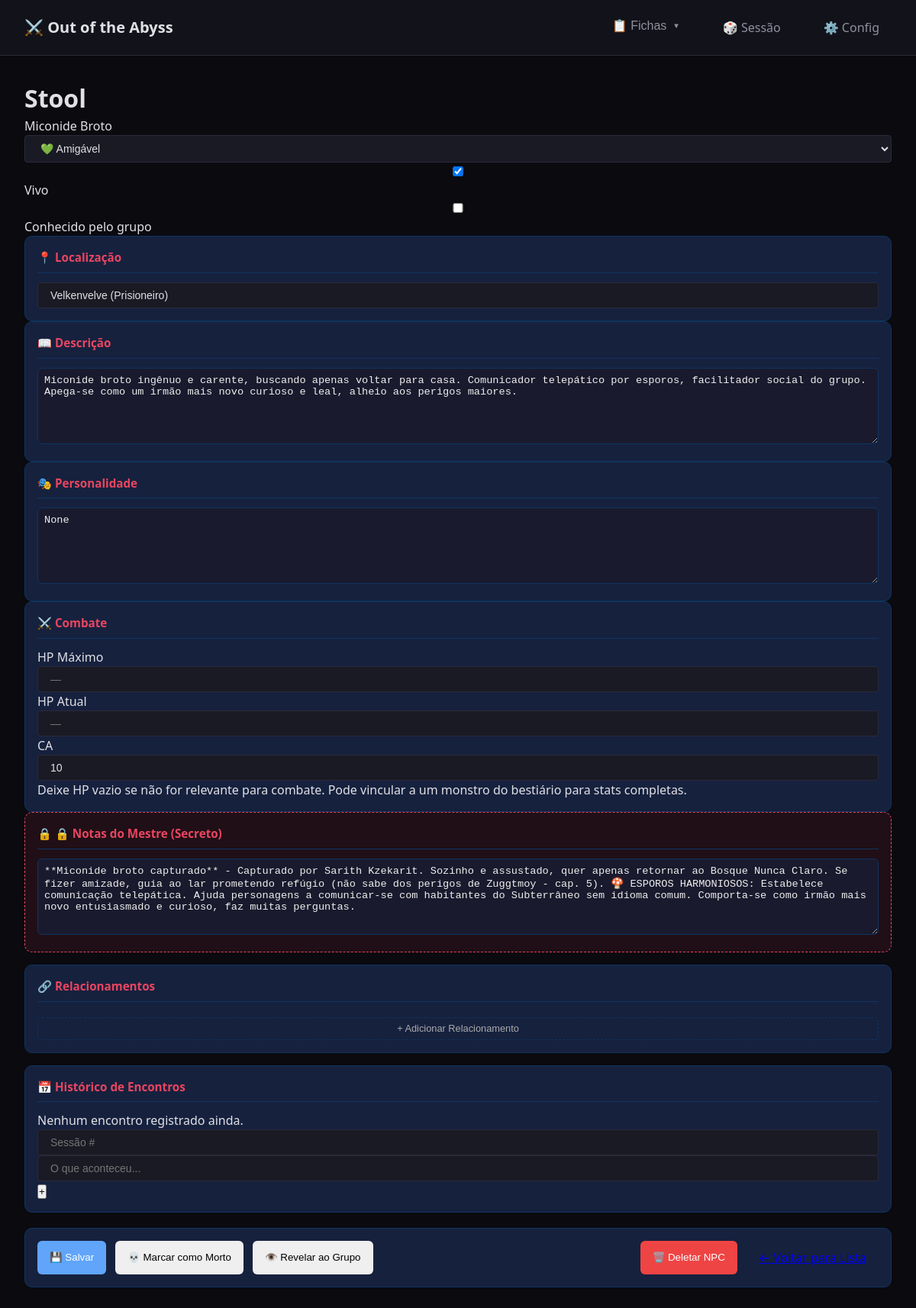
Screenshot of /fichas/npc/20 with the database file from the repository.
### tables this page shows
CREATE TABLE npcs (
                id INTEGER PRIMARY KEY AUTOINCREMENT,
                nome TEXT NOT NULL,
                titulo TEXT,
                raca TEXT,
                classe TEXT,
                ocupacao TEXT,
                localizacao TEXT,
                descricao TEXT,
                personalidade TEXT,
                
                -- Combate
                hp_maximo INTEGER,
                hp_atual INTEGER,
                ca INTEGER DEFAULT 10,
                monstro_id INTEGER,
                
                -- Relacionamentos (alinhamento com o grupo)
                alinhamento TEXT DEFAULT 'neutro',  -- amigável, indiferente, hostil
                aliado INTEGER DEFAULT 0,
                hostil INTEGER DEFAULT 0,
                neutro INTEGER DEFAULT 1,
                
                -- Status
                vivo INTEGER DEFAULT 1,
                conhecido INTEGER DEFAULT 0,
                
                imagem TEXT,
                notas TEXT,
                
                criado_em TEXT DEFAULT CURRENT_TIMESTAMP,
                atualizado_em TEXT DEFAULT CURRENT_TIMESTAMP, observacoes TEXT, atributos TEXT, segredo TEXT, acoes TEXT,
                
                FOREIGN KEY (monstro_id) REFERENCES monstros(id)
            );

### app/routes/fichas.py (the view)
@fichas_bp.route('/npc/<int:id>')
def ver_npc(id):
    npc = NPCRepository.get_by_id(id)
    if not npc:
        return render_template('erro.html', mensagem='NPC não encontrado'), 404
    return render_template('fichas/npc.html', npc=npc)

### app/modulos/database.py (called while the page is built)
@contextmanager
def get_connection():
    conn = sqlite3.connect(DB_PATH)
    conn.row_factory = sqlite3.Row  # Retorna dicts ao invés de tuples
    conn.execute("PRAGMA foreign_keys = ON")  # Habilita foreign keys
    conn.execute("PRAGMA journal_mode = WAL")  # Write-Ahead Logging (mais rápido)
    conn.execute("PRAGMA synchronous = NORMAL")  # Balance entre segurança e velocidade
    try:
        yield conn
        conn.commit()
    except Exception as e:
        conn.rollback()
        raise e
    finally:
        conn.close()

def dict_from_row(row) -> Optional[Dict]:
    if row is None:
        return None
    return dict(row)

def json_loads_safe(data: str, default=None):
    if data is None:
        return default
    try:
        return json.loads(data)
    except:
        return default

    @classmethod
    def get_by_id(cls, id: int) -> Optional[Dict]:
        with get_connection() as conn:
            cursor = conn.execute(f"SELECT * FROM {cls.table_name} WHERE id = ?", (id,))
            row = cursor.fetchone()
            return dict_from_row(row)

### app/modulos/repositories.py (called while the page is built)
    @classmethod
    def _parse_json_fields(cls, data: Dict) -> None:
        json_fields = ['atributos', 'acoes']
        for field in json_fields:
            if field in data and data[field]:
                data[field] = json_loads_safe(data[field], default=[])

    @classmethod
    def get_by_id(cls, id: int) -> Optional[Dict]:
        data = super().get_by_id(id)
        if data:
            cls._parse_json_fields(data)
        return data

### templates/fichas/npc.html (shortened to what this page needs)
{% extends "base.html" %}
{% block extra_css %}
<link rel="stylesheet" href="{{ url_for('static', filename='css/fichas.css') }}">
{% endblock %}
{% block content %}
<div class="ficha-npc-container">
    <header class="ficha-npc-header">
        <div class="npc-info-principal">
            <h1 class="npc-nome" data-campo="nome" contenteditable="true">{{ npc.nome if npc else 'Nome do NPC' }}</h1>
            <p class="npc-subtitulo">
                <span data-campo="raca" contenteditable="true">{{ npc.raca if npc else 'Raça' }}</span>
            </p>
        </div>
        <div class="npc-status-container">
            <select class="status-select" data-campo="alinhamento">
                <option value="amigavel" {{ 'selected' if npc and npc.alinhamento == 'amigavel' else '' }}>💚 Amigável</option>
            </select>
            <label class="checkbox-vivo">
                <input type="checkbox" data-campo="vivo" {{ 'checked' if not npc or npc.vivo else '' }}>
                Vivo
            </label>
            <label class="checkbox-conhecido">
                <input type="checkbox" data-campo="conhecido" {{ 'checked' if npc and npc.conhecido else '' }}>
                Conhecido pelo grupo
            </label>
        </div>
    </header>
    <div class="ficha-npc-body">
        <div class="coluna-esquerda">
            <div class="bloco localizacao">
                <h3>📍 Localização</h3>
                <input type="text" class="input-full" data-campo="localizacao" value="{{ npc.localizacao if npc else '' }}" placeholder="Onde este NPC está atualmente?">
            </div>
            <div class="bloco descricao">
                <h3>📖 Descrição</h3>
                <textarea class="texto-area" data-campo="descricao" placeholder="Aparência, comportamento, primeira impressão...">{{ npc.descricao if npc else '' }}</textarea>
            </div>
            <div class="bloco personalidade-npc">
                <h3>🎭 Personalidade</h3>
                <textarea class="texto-area" data-campo="personalidade" placeholder="Como o NPC age, fala, o que motiva ele...">{{ npc.personalidade if npc else '' }}</textarea>
            </div>
            <div class="bloco stats-combate">
                <h3>⚔️ Combate</h3>
                <div class="stats-grid">
                    <div class="stat-item">
                        <label>HP Máximo</label>
                        <input type="number" data-campo="hp_maximo" value="{{ npc.hp_maximo if npc and npc.hp_maximo else '' }}" placeholder="—">
                    </div>
                    <div class="stat-item">
                        <label>HP Atual</label>
                        <input type="number" data-campo="hp_atual" value="{{ npc.hp_atual if npc and npc.hp_atual else '' }}" placeholder="—">
                    </div>
                    <div class="stat-item">
                        <label>CA</label>
                        <input type="number" data-campo="ca" value="{{ npc.ca if npc and npc.ca else 10 }}" placeholder="10">
                    </div>
                </div>
                <p class="stat-hint">Deixe HP vazio se não for relevante para combate. Pode vincular a um monstro do bestiário para stats completas.</p>
            </div>
        </div>
        <div class="coluna-direita">
            <div class="bloco notas-mestre">
                <h3>🔒 Notas do Mestre (Secreto)</h3>
                <textarea class="texto-area texto-secreto" data-campo="notas" placeholder="Segredos, planos futuros, conexões que os jogadores não sabem...">{{ npc.notas if npc else '' }}</textarea>
            </div>
            <div class="bloco relacionamentos">
                <h3>🔗 Relacionamentos</h3>
                <button class="btn-adicionar" onclick="adicionarRelacionamento()">+ Adicionar Relacionamento</button>
            </div>
            <div class="bloco historico">
                <h3>📅 Histórico de Encontros</h3>
                <div class="historico-lista" id="lista-historico">
                    {% if npc and npc.historico %}
                    {% for evento in npc.historico %}
                    <div class="historico-item">
                        <span class="historico-sessao">Sessão {{ evento.sessao }}</span>
                        <span class="historico-texto">{{ evento.descricao }}</span>
                    </div>
                    {% endfor %}
                    {% else %}
                    <p class="lista-vazia-pequena">Nenhum encontro registrado ainda.</p>
                    {% endif %}
                </div>
                <div class="adicionar-historico">
                    <input type="number" id="nova-sessao" placeholder="Sessão #" min="1">
                    <input type="text" id="novo-evento" placeholder="O que aconteceu...">
                    <button class="btn-adicionar-pequeno" onclick="adicionarEvento()">+</button>
                </div>
            </div>
        </div>
    </div>
    <div class="acoes-rapidas">
        {% if npc and npc.id %}
        <button class="btn-acao btn-salvar" onclick="salvarNPC()">💾 Salvar</button>
        <button class="btn-acao btn-matar" onclick="toggleVivo()">{{ '💀 Marcar como Morto' if npc.vivo else '✨ Ressuscitar' }}</button>
        <button class="btn-acao btn-revelar" onclick="toggleConhecido()">{{ '👁️ Revelar ao Grupo' if not npc.conhecido else '🙈 Ocultar do Grupo' }}</button>
        <button class="btn-acao btn-danger" onclick="deletarNPC()" style="margin-left: auto;">🗑️ Deletar NPC</button>
        {% else %}
        <button class="btn-acao btn-criar" onclick="criarNPC()">✅ Criar NPC</button>
        {% endif %}
        <a href="{{ url_for('fichas.lista_npcs') }}" class="btn-acao btn-voltar">← Voltar para Lista</a>
    </div>
</div>
{% endblock %}

### app/static/css/base.css (style rules this page uses)
:root { --bg-primary: #0a0a0f; --bg-secondary: #12121a; --bg-tertiary: #1a1a25; --bg-elevated: #22222f; --text-primary: #e0e0e5; --text-secondary: #9090a0; --text-muted: #606070; --accent-primary: #4a6fa5; --accent-secondary: #8b4a8b; --accent-danger: #a54a4a; --accent-success: #4a8b5a; --accent-warning: #8b7a4a; --border-color: #2a2a3a; --border-light: #3a3a4a; --shadow-sm: 0 2px 4px rgba(0, 0, 0, 0.3); --shadow-md: 0 4px 8px rgba(0, 0, 0, 0.4); --shadow-lg: 0 8px 16px rgba(0, 0, 0, 0.5); --spacing-xs: 0.25rem; --spacing-sm: 0.5rem; --spacing-md: 1rem; --spacing-lg: 1.5rem; --spacing-xl: 2rem; --radius-sm: 4px; --radius-md: 8px; --radius-lg: 12px; --transition-fast: 0.15s ease; --transition-normal: 0.25s ease; }
*, *::before, *::after { box-sizing: border-box; margin: 0; padding: 0; }
html { font-size: 16px; }
body { font-family: 'Segoe UI', system-ui, -apple-system, sans-serif; background-color: var(--bg-primary); color: var(--text-primary); line-height: 1.5; min-height: 100vh; }
.btn-danger { background-color: var(--accent-danger); border-color: var(--accent-danger); }
input, select, textarea { background-color: var(--bg-tertiary); border: 1px solid var(--border-color); border-radius: var(--radius-sm); padding: var(--spacing-sm) var(--spacing-md); color: var(--text-primary); font-size: 0.875rem; width: 100%; }

### app/static/css/fichas.css (style rules this page uses)
:root { --ficha-bg: #1a1a2e; --ficha-card-bg: #16213e; --ficha-border: #0f3460; --ficha-accent: #e94560; --ficha-accent-dark: #c73e54; --ficha-gold: #ffd700; --ficha-silver: #c0c0c0; --ficha-copper: #b87333; --ficha-text: #eee; --ficha-text-muted: #aaa; --ficha-success: #4ade80; --ficha-warning: #fbbf24; --ficha-danger: #ef4444; --ficha-info: #60a5fa; --status-aliado: #4ade80; --status-hostil: #ef4444; --status-neutro: #fbbf24; }
.coluna-direita { display: flex; flex-direction: column; gap: 1rem; }
.bloco, .ficha-section { background: var(--ficha-card-bg); border: 1px solid var(--ficha-border); border-radius: 10px; padding: 1rem; }
.bloco h3, .ficha-section h3 { color: var(--ficha-accent); font-size: 0.95rem; margin: 0 0 0.75rem 0; padding-bottom: 0.5rem; border-bottom: 1px solid var(--ficha-border); }
.btn-adicionar { width: 100%; padding: 0.4rem; margin-top: 0.5rem; background: transparent; border: 1px dashed var(--ficha-border); border-radius: 6px; color: var(--ficha-text-muted); cursor: pointer; font-size: 0.8rem; transition: all 0.2s; }
.texto-area { width: 100%; min-height: 100px; background: var(--ficha-bg); border: 1px solid var(--ficha-border); border-radius: 6px; padding: 0.5rem; color: var(--ficha-text); font-size: 0.85rem; resize: vertical; }
.texto-area::placeholder { color: var(--ficha-text-muted); }
.acoes-rapidas { display: flex; flex-wrap: wrap; gap: 0.75rem; margin-top: 1.25rem; padding: 1rem; background: var(--ficha-card-bg); border: 1px solid var(--ficha-border); border-radius: 10px; }
.btn-acao { padding: 0.6rem 1rem; border: none; border-radius: 6px; font-weight: 500; cursor: pointer; display: flex; align-items: center; gap: 0.4rem; transition: all 0.2s; }
.btn-salvar { background: var(--ficha-info); color: white; }
.notas-mestre { background: rgba(233, 69, 96, 0.1); border: 1px dashed var(--ficha-accent); }
.notas-mestre h3 { color: var(--ficha-accent); }
.notas-mestre h3::before { content: '🔒 '; }
.btn-danger { background: var(--ficha-danger); color: white; }

### rows the page displays
npcs: nome "Stool", raca "Miconide Broto", localizacao "Velkenvelve (Prisioneiro)", descricao "Miconide broto ingênuo e carente, buscando apenas voltar para casa. Comunicador telepático por esporos, facilitador social do grupo. Apega-se como um irmão mais novo curioso e leal, alheio aos perigos maiores.", personalidade "None", ca "10", notas "**Miconide broto capturado** - Capturado por Sarith Kzekarit. Sozinho e assustado, quer apenas retornar ao Bosque Nunca Claro. Se fizer amizade, guia ao lar prometendo refúgio (não sabe dos perigos de Zuggtmoy - cap. 5). 🍄 ESPOROS HARMONIOSOS: Estabelece comunicação telepática. Ajuda personagens a comunicar-se com habitantes do Subterrâneo sem idioma comum. Comporta-se como irmão mais novo entusiasmado e curioso, faz muitas perguntas.", vivo "💀 Marcar como Morto", conhecido "👁️ Revelar ao Grupo"
